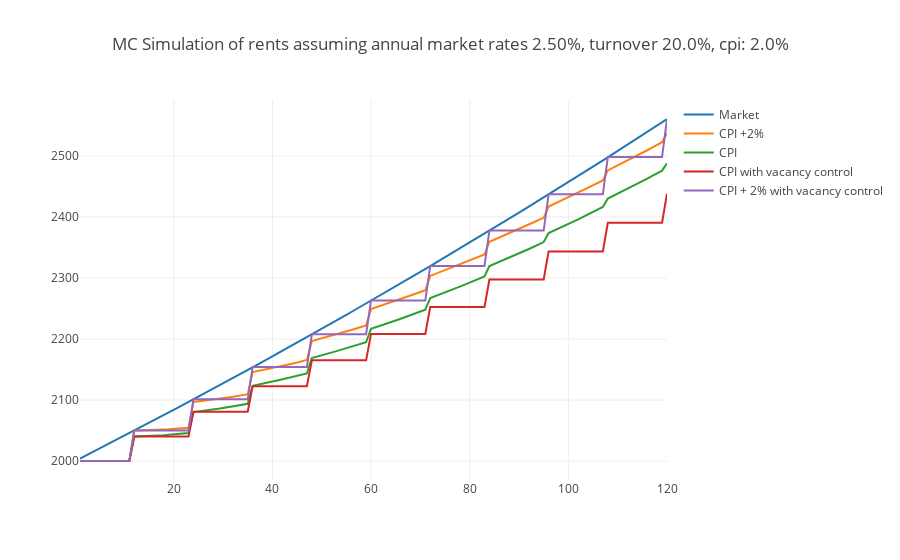

The notebook cell this image was saved under:
### Code cell
market_trace = go.Scatter(x=all_months,y=market_rents,name='Market')
trace1 = go.Scatter(x=all_months,y=controlled_old_exp,name='CPI +2%')
trace2 = go.Scatter(x=all_months,y=controlled_exp,name='CPI')
trace3 = go.Scatter(x=all_months,y=controlled_vacancy_cpi,name='CPI with vacancy control')
trace4 = go.Scatter(x=all_months,y=controlled_vacancy_cpi_plus_two,name='CPI + 2% with vacancy control')
data=[market_trace,trace1,trace2,trace3,trace4]
title = "MC Simulation of rents assuming annual market rates {:.2f}%, turnover {}%, cpi: {}%".format(100*market_rate,turnover_rate*1200,cpi*100)
layout=dict(title=title)
fig=dict(data=data,layout=layout)
iplot(fig)

print("CPI = {:.2f}%, Turnover = {:.2f}%, Market = {:.2f}%".format(100*cpi,turnover_rate*1200,market_rate*100))
print("Total rent under new policy: {}. Total rent under old policy: {}".format(np.sum(controlled_exp),np.sum(controlled_old_exp)))
print("Total difference between old and new policy: ${:.0f} ({:.2f}%)".format(np.sum(controlled_old_exp)-np.sum(controlled_exp),100*(np.sum(controlled_old_exp)-np.sum(controlled_exp))/np.sum(controlled_old_exp)))
